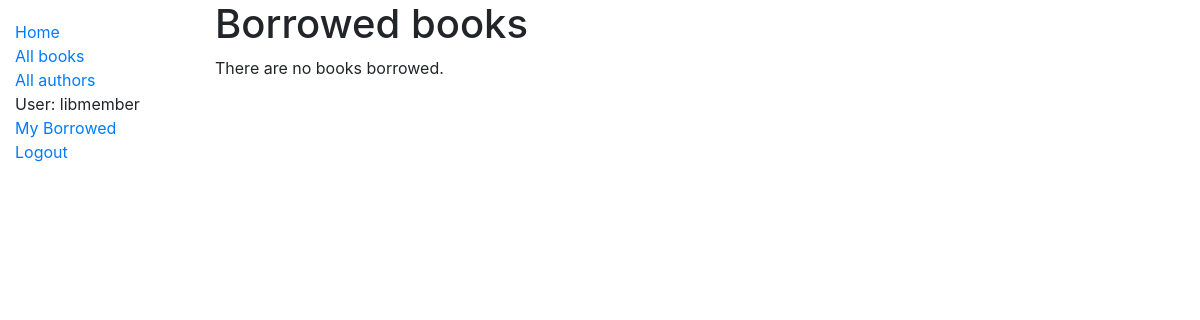
Page /catalog/mybooks/ (signed in) on the earlier database version.
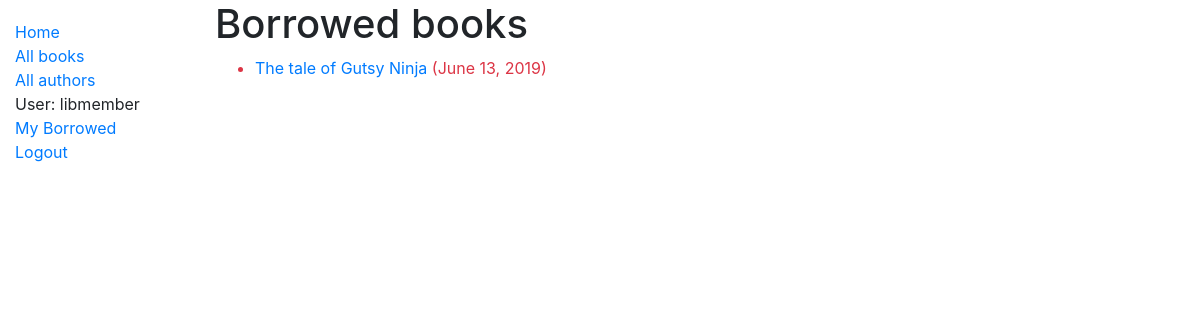
Same page on the later database version.
### catalog/models.py (models this page shows, shortened)
class BookInstance(models.Model):
    id = models.UUIDField(primary_key=True, default=uuid.uuid4, help_text='Unique ID for this particular instance of the book.')
    book = models.ForeignKey('Book', on_delete=models.SET_NULL, null=True)
    imprint = models.CharField(max_length=200)
    due_back = models.DateField(null=True, blank = True)
    borrower = models.ForeignKey(User, on_delete=models.SET_NULL, blank=True, null=True)
    LOAN_STATUS = (
        ('m', 'Maintenance'),
        ('o', 'On loan'),
        ('a', 'Available'),
        ('r', 'Reserved')
    )
    status = models.CharField(
        max_length=1,
        choices=LOAN_STATUS,
        blank=True,
        default='m',
        help_text='Book availability'
    )
    class Meta:
        ordering = ['due_back']
        permissions = (('can_mark_returned','Set book as returned'),)
    @property
    def is_overdue(self):
        if self.due_back and date.today() > self.due_back:
            return True
        return False

class Book(models.Model):
    title = models.CharField(max_length=200,help_text='Enter the title of your book')
    isbn = models.CharField('ISBN',max_length=13,help_text='13 character <a href="https://www.isbn-international.org/content/what-isbn">ISBN number</a>')
    summary = models.TextField(max_length=1000,help_text='Enter a brief description of the book')
    author = models.ForeignKey("Author", on_delete=models.SET_NULL, null=True)
    genre = models.ManyToManyField(Genre,help_text='Select a genre for this book')
    language = models.ForeignKey('Language', on_delete=models.SET_NULL, null=True)
    def display_genre(self):
        """Create a string for the Genre. This is required to display genre in Admin"""
        return ', '.join([genre.name for genre in self.genre.all()[:3]])
    display_genre.short_description = 'Genre'

### catalog/views.py (the view)
# urls.py: path("mybooks/", views.LoanedBookByUserListView.as_view(), name="my-borrowed"),
class LoanedBookByUserListView(LoginRequiredMixin, generic.ListView):
    model = BookInstance
    template_name = 'catalog/bookinstance_list_borrowed_user.html'
    paginate_by = 10
    def get_queryset(self):
        return BookInstance.objects.filter(borrower=self.request.user).filter(status__exact='o').order_by('due_back')

### catalog/templates/catalog/bookinstance_list_borrowed_user.html
{% extends "base_generic.html" %}
{% block content %}
    <h1>Borrowed books</h1>
    {% if bookinstance_list %}
    <ul>
      {% for bookinst in bookinstance_list %}
      <li class="{% if bookinst.is_overdue %}text-danger{% endif %}">
        <a href="{% url 'book-detail' bookinst.book.pk %}">{{bookinst.book.title}}</a> ({{ bookinst.due_back }})
      </li>
      {% endfor %}
    </ul>
    {% else %}
      <p>There are no books borrowed.</p>
    {% endif %}
{% endblock %}

Differences in the rows shown:
now on this page (row edited): BookInstance: book "The tale of Gutsy Ninja", due_back "June 13, 2019"
Other differences:
text no longer shown: "There are no books borrowed."
